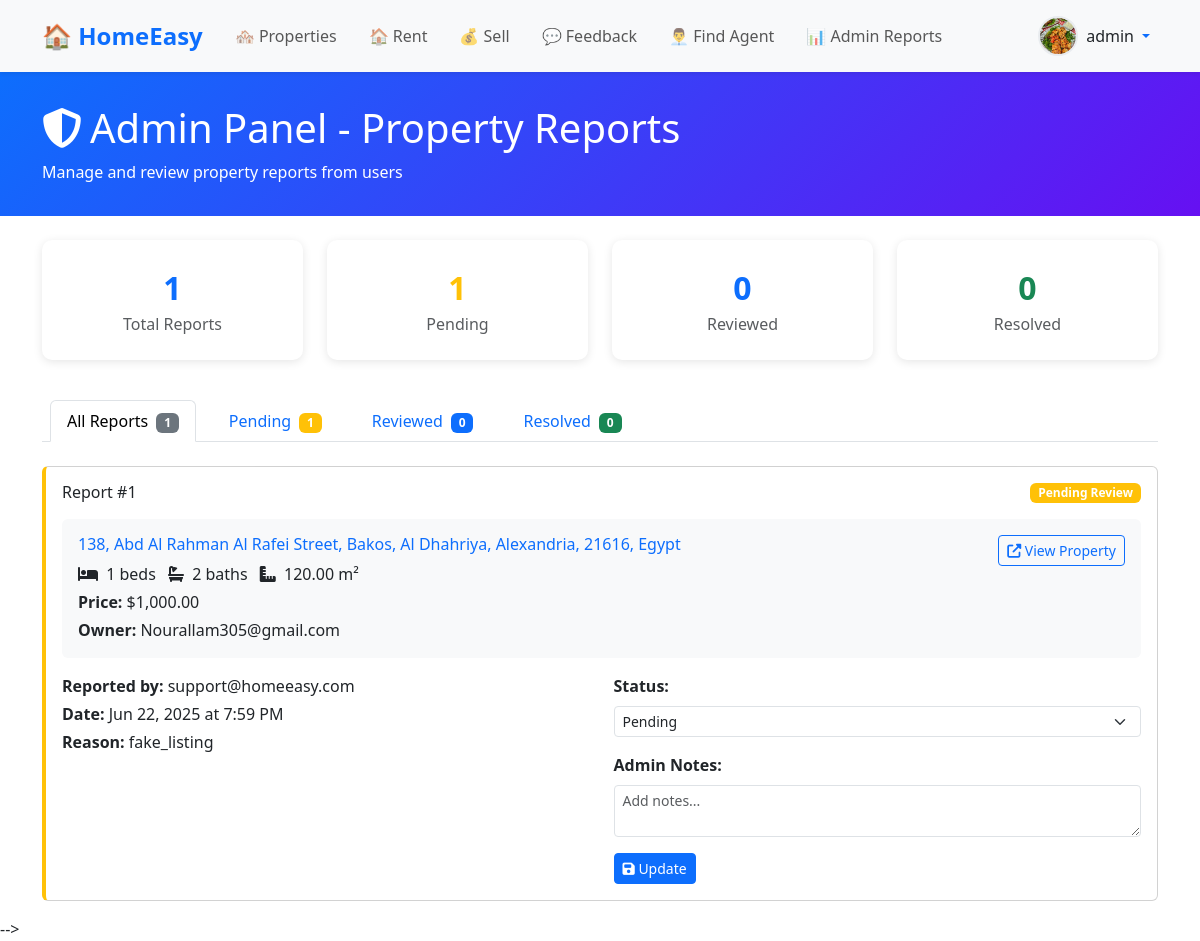
The page /index.php?page=admin_reports (signed in) on the database its author committed.
### tables this page shows
CREATE TABLE `users` (
  `id` int(11) NOT NULL,
  `username` varchar(255) NOT NULL,
  `password` varchar(255) NOT NULL,
  `email` varchar(100) NOT NULL,
  `is_active` tinyint(1) DEFAULT 1,
  `failed_login_attempts` int(11) DEFAULT 0,
  `locked_until` datetime DEFAULT NULL,
  `last_login_at` datetime DEFAULT NULL,
  `created_at` timestamp NOT NULL DEFAULT current_timestamp(),
  `updated_at` timestamp NOT NULL DEFAULT current_timestamp() ON UPDATE current_timestamp(),
  `failed_attempts` int(11) DEFAULT 0,
  `last_login` datetime DEFAULT NULL,
  `last_ip` varchar(45) DEFAULT NULL,
  `two_fa_secret` varchar(255) DEFAULT NULL,
  `profile_photo` varchar(255) DEFAULT NULL,
  `role` varchar(50) NOT NULL DEFAULT 'user'
);

CREATE TABLE `property_reports` (
  `id` int(11) NOT NULL,
  `property_id` int(11) NOT NULL,
  `user_email` varchar(255) NOT NULL,
  `status` enum('pending','reviewed','resolved') DEFAULT 'pending',
  `reason` text DEFAULT NULL,
  `admin_notes` text DEFAULT NULL,
  `created_at` timestamp NOT NULL DEFAULT current_timestamp(),
  `updated_at` timestamp NOT NULL DEFAULT current_timestamp() ON UPDATE current_timestamp()
);

CREATE TABLE `data` (
  `id` int(11) NOT NULL,
  `location` varchar(255) NOT NULL,
  `property_type` varchar(100) NOT NULL,
  `rooms` int(11) NOT NULL,
  `bathrooms` int(11) NOT NULL,
  `kitchen` int(11) DEFAULT 0,
  `floor` int(11) DEFAULT 0,
  `reception` int(11) DEFAULT 0,
  `view` int(11) DEFAULT 0,
  `space` decimal(10,2) NOT NULL,
  `sale` decimal(15,2) NOT NULL,
  `totalsale` decimal(15,2) NOT NULL,
  `phone` varchar(20) DEFAULT NULL,
  `email` varchar(255) NOT NULL,
  `images` varchar(500) DEFAULT NULL,
  `latitude` decimal(10,8) DEFAULT NULL,
  `longitude` decimal(11,8) DEFAULT NULL,
  `created_at` timestamp NOT NULL DEFAULT current_timestamp(),
  `updated_at` timestamp NOT NULL DEFAULT current_timestamp() ON UPDATE current_timestamp(),
  `description` text DEFAULT NULL,
  `amenities` text DEFAULT NULL,
  `furnishing` varchar(20) DEFAULT 'Unfurnished',
  `parking` int(11) DEFAULT 0,
  `balcony` int(11) DEFAULT 0,
  `elevator` varchar(5) DEFAULT 'No',
  `garden` varchar(5) DEFAULT 'No',
  `swimming_pool` varchar(5) DEFAULT 'No',
  `gym` varchar(5) DEFAULT 'No',
  `security` varchar(20) DEFAULT 'None',
  `age_years` int(11) DEFAULT 0,
  `condition_status` varchar(20) DEFAULT 'Good',
  `delivery_date` varchar(50) DEFAULT NULL,
  `delivery_type` varchar(30) DEFAULT 'Ready',
  `payment_options` text DEFAULT NULL
);

### layouts/pages/admin_reports.php (the view, shortened to what this page needs)
<!DOCTYPE html>
<html lang="en">
<head>
    <link href="https://cdn.jsdelivr.net/npm/bootstrap@5.3.0/dist/css/bootstrap.min.css" rel="stylesheet">
    <link rel="stylesheet" href="https://cdnjs.cloudflare.com/ajax/libs/font-awesome/6.4.0/css/all.min.css">
</head>
<body>
    <?php include "navbar.php"; ?>
    <div class="admin-header">
        <div class="container">
            <h1><i class="fas fa-shield-alt me-2"></i>Admin Panel - Property Reports</h1>
            <p class="mb-0">Manage and review property reports from users</p>
        </div>
    </div>
    <div class="container mt-4">
        <div class="row mb-4">
            <?php
            $host = 'localhost';
            $db = 'forfree';
            $user = 'root';
            $pass = '';
            try {
                $pdo = new PDO("mysql:host=$host;dbname=$db;charset=utf8", $user, $pass);
                $pdo->setAttribute(PDO::ATTR_ERRMODE, PDO::ERRMODE_EXCEPTION);
                $stmt = $pdo->query("SELECT
                    COUNT(*) as total_reports,
                    SUM(CASE WHEN status = 'pending' THEN 1 ELSE 0 END) as pending_reports,
                    SUM(CASE WHEN status = 'reviewed' THEN 1 ELSE 0 END) as reviewed_reports,
                    SUM(CASE WHEN status = 'resolved' THEN 1 ELSE 0 END) as resolved_reports
                    FROM property_reports");
                $stats = $stmt->fetch(PDO::FETCH_ASSOC);
            ?>
            <div class="col-md-3 mb-3">
                <div class="stats-card">
                    <div class="stats-number"><?php echo $stats['total_reports']; ?></div>
                    <div class="text-muted">Total Reports</div>
                </div>
            </div>
            <div class="col-md-3 mb-3">
                <div class="stats-card">
                    <div class="stats-number text-warning"><?php echo $stats['pending_reports']; ?></div>
                    <div class="text-muted">Pending</div>
                </div>
            </div>
            <div class="col-md-3 mb-3">
                <div class="stats-card">
                    <div class="stats-number text-primary"><?php echo $stats['reviewed_reports']; ?></div>
                    <div class="text-muted">Reviewed</div>
                </div>
            </div>
            <div class="col-md-3 mb-3">
                <div class="stats-card">
                    <div class="stats-number text-success"><?php echo $stats['resolved_reports']; ?></div>
                    <div class="text-muted">Resolved</div>
                </div>
            </div>
        </div>
        <ul class="nav nav-tabs mb-4" id="reportTabs" role="tablist">
            <li class="nav-item" role="presentation">
                <button class="nav-link active" id="all-tab" data-bs-toggle="tab" data-bs-target="#all" type="button" role="tab">
                    All Reports <span class="badge bg-secondary ms-1"><?php echo $stats['total_reports']; ?></span>
                </button>
            </li>
            <li class="nav-item" role="presentation">
                <button class="nav-link" id="pending-tab" data-bs-toggle="tab" data-bs-target="#pending" type="button" role="tab">
                    Pending <span class="badge bg-warning ms-1"><?php echo $stats['pending_reports']; ?></span>
                </button>
            </li>
            <li class="nav-item" role="presentation">
                <button class="nav-link" id="reviewed-tab" data-bs-toggle="tab" data-bs-target="#reviewed" type="button" role="tab">
                    Reviewed <span class="badge bg-primary ms-1"><?php echo $stats['reviewed_reports']; ?></span>
                </button>
            </li>
            <li class="nav-item" role="presentation">
                <button class="nav-link" id="resolved-tab" data-bs-toggle="tab" data-bs-target="#resolved" type="button" role="tab">
                    Resolved <span class="badge bg-success ms-1"><?php echo $stats['resolved_reports']; ?></span>
                </button>
            </li>
        </ul>
        <div class="tab-content" id="reportTabsContent">
            <?php
            $stmt = $pdo->query("
                SELECT pr.*, d.location, d.email as property_owner_email, d.sale, d.rooms, d.bathrooms, d.space, d.images
                FROM property_reports pr
                JOIN data d ON pr.property_id = d.id
                ORDER BY pr.created_at DESC
            ");
            $reports = $stmt->fetchAll(PDO::FETCH_ASSOC);
            function renderReports($reports, $filter = 'all') {
                foreach ($reports as $report) {
                    if ($filter !== 'all' && $report['status'] !== $filter) continue;
                    $status_class = '';
                    $status_text = '';
                    switch($report['status']) {
                        case 'pending':
                            $status_class = 'warning';
                            $status_text = 'Pending Review';
                            break;
                    }
                    $created_date = new DateTime($report['created_at']);
                    $formatted_date = $created_date->format('M j, Y \a\t g:i A');
                    $formatted_price = number_format(floatval($report['sale']), 2);
                    echo "<div class='card report-card {$report['status']}'>
                            <div class='card-body'>
                                <div class='d-flex justify-content-between align-items-start mb-3'>
                                    <h6 class='card-title mb-0'>Report #{$report['id']}</h6>
                                    <span class='badge bg-{$status_class} status-badge'>{$status_text}</span>
                                </div>
                                <div class='property-preview'>
                                    <div class='row'>
                                        <div class='col-md-8'>
                                            <h6 class='text-primary'>{$report['location']}</h6>
                                            <p class='mb-1'>
                                                <i class='fas fa-bed me-1'></i> {$report['rooms']} beds
                                                <i class='fas fa-bath ms-2 me-1'></i> {$report['bathrooms']} baths
                                                <i class='fas fa-ruler-combined ms-2 me-1'></i> {$report['space']} m²
                                            </p>
                                            <p class='mb-1'><strong>Price:</strong> \${$formatted_price}</p>
                                            <p class='mb-0'><strong>Owner:</strong> {$report['property_owner_email']}</p>
                                        </div>
                                        <div class='col-md-4 text-end'>
                                            <a href='?page=view&id={$report['property_id']}' class='btn btn-sm btn-outline-primary' target='_blank'>
                                                <i class='fas fa-external-link-alt'></i> View Property
                                            </a>
                                        </div>
                                    </div>
                                </div>
                                <div class='row'>
                                    <div class='col-md-6'>
                                        <p class='mb-1'><strong>Reported by:</strong> {$report['user_email']}</p>
                                        <p class='mb-1'><strong>Date:</strong> {$formatted_date}</p>
                                        <p class='mb-1'><strong>Reason:</strong> {$report['reason']}</p>
                                    </div>
                                    <div class='col-md-6'>
                                        <div class='mb-3'>
                                            <label class='form-label'><strong>Status:</strong></label>
                                            <select class='form-select form-select-sm status-select' data-report-id='{$report['id']}'>
                                                <option value='pending'" . ($report['status'] === 'pending' ? ' selected' : '') . ">Pending</option>
                                                <option value='reviewed'" . ($report['status'] === 'reviewed' ? ' selected' : '') . ">Under Review</option>
                                                <option value='resolved'" . ($report['status'] === 'resolved' ? ' selected' : '') . ">Resolved</option>
                                            </select>
                                        </div>
                                        <div class='mb-3'>
                                            <label class='form-label'><strong>Admin Notes:</strong></label>
<textarea class='form-control form-control-sm admin-notes' data-report-id='{$report['id']}' rows='2' placeholder='Add notes...'>" . ($report['admin_notes'] ?? '') . "</textarea>
                                        </div>
                                        <button onclick='refreshMultipleTimes(2)' class='btn btn-primary btn-sm update-report' data-report-id='{$report['id']}'>
                                            <i class='fas fa-save'></i> Update
                                        </button>
                                    </div>
                                </div>
                            </div>
                        </div>";
                }
            }
            ?>
            <div class="tab-pane fade show active" id="all" role="tabpanel">
                <?php renderReports($reports, 'all'); ?>
            </div>
        </div>
        <?php
            } catch (PDOException $e) {
                echo "<div class='alert alert-danger'>
                        <i class='fas fa-exclamation-triangle me-2'></i>
                        <strong>Error:</strong> Unable to load reports. Please try again later.
                    </div>";
                error_log("Database error: " . $e->getMessage());
            }
        ?>
    </div>
     -->
</body>
</html>

### layouts/pages/navbar.php (shortened to what this page needs)
<?php
$host = 'localhost';
$dbname = 'forfree';
$username = 'root';
$password = '';
try {
    $pdo = new PDO("mysql:host=$host;dbname=$dbname", $username, $password);
    $pdo->setAttribute(PDO::ATTR_ERRMODE, PDO::ERRMODE_EXCEPTION);
} catch(PDOException $e) {
    die("Connection failed: " . $e->getMessage());
}
$admin_emails = ['admin@homeeasy.com', 'support@homeeasy.com'];
$profile_photo = null;
$is_admin = false;
if (isset($_SESSION['user_id'])) {
    $user_id = $_SESSION['user_id'];
    $query = "SELECT profile_photo, email FROM users WHERE id = ?";
    $stmt = $pdo->prepare($query);
    $stmt->execute([$user_id]);
    $result = $stmt->fetch(PDO::FETCH_ASSOC);
    if ($result) {
        if (!empty($result['profile_photo'])) {
            $profile_photo = $result['profile_photo'];
        }
        if (in_array($result['email'], $admin_emails)) {
            $is_admin = true;
        }
    }
}
?>
<nav class="navbar navbar-expand-lg navbar-light bg-light shadow-sm">
    <div class="container">
        <a class="navbar-brand fw-bold text-primary" href="index.php">🏠 HomeEasy</a>
        <div class="collapse navbar-collapse" id="navbarNav">
            <ul class="navbar-nav me-auto">
                <li class="nav-item">
                    <a class="nav-link fw-medium" href="?page=buy">🏘️ Properties</a>
                </li>
                <li class="nav-item">
                    <a class="nav-link fw-medium" href="?page=rent">🏠 Rent</a>
                </li>
                <li class="nav-item">
                    <a class="nav-link fw-medium" href="?page=sell">💰 Sell</a>
                </li>
                <li class="nav-item">
                    <a class="nav-link fw-medium" href="?page=feedback">💬 Feedback</a>
                </li>
                <?php if ($is_admin): ?>
                <li class="nav-item">
                    <a class="nav-link fw-medium" href="?page=agent">👨‍💼 Find Agent</a>
                </li>
                <li class="nav-item">
                    <a class="nav-link fw-medium" href="?page=admin_reports">📊 Admin Reports</a>
                </li>
                <?php endif; ?>
            </ul>
            <div class="d-flex align-items-center mobile-auth-buttons mobile-profile">
                <?php if (isset($_SESSION['user_id'])): ?>
                    <div class="dropdown">
                        <a class="dropdown-toggle d-flex align-items-center text-decoration-none p-2 rounded-3 hover-bg-light"
                           href="#"
                           role="button"
                           data-bs-toggle="dropdown"
                           aria-expanded="false"
                           style="transition: background-color 0.2s ease;">
                            <?php if ($profile_photo): ?>
                                <img src="<?php echo htmlspecialchars($profile_photo); ?>"
                                     alt="Profile"
                                     class="rounded-circle me-2 profile-image"
                                     width="40"
                                     height="40">
                            <?php endif; ?>
                            <span class="d-none d-sm-inline text-dark fw-medium">
                                <?php echo isset($_SESSION['username']) ? htmlspecialchars($_SESSION['username']) : 'User'; ?>
                            </span>
                        </a>
                    </div>
                <?php else: ?>
                    <a href="?page=login" class="btn btn-outline-primary me-2">Login</a>
                    <a href="?page=register" class="btn btn-primary">Register</a>
                <?php endif; ?>
            </div>
        </div>
    </div>
</nav>

### rows shown on the page
users: profile_photo (picture)
property_reports: id "1", status "Pending Review", property.location "138, Abd Al Rahman Al Rafei Street, Bakos, Al Dhahriya, Alexandria, 21616, Egypt", property.rooms "1", property.bathrooms "2", property.space "120.00", property.sale "1,000.00", property.email "Nourallam305@gmail.com", user_email "support@homeeasy.com", created_at "Jun 22, 2025 at 7:59 PM", reason "fake_listing", status+id "Pending", id "Add notes..."

### other values the page prints
$_SESSION['username'] "admin"
$stats['total_reports'] "1"
$stats['pending_reports'] "1"
$stats['reviewed_reports'] "0"
$stats['resolved_reports'] "0"
